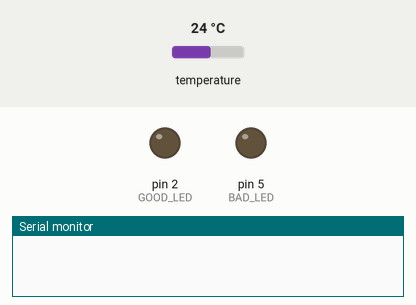
This sketch was run on a simulated Arduino Uno, built for the host (arithmetic inside an expression is 32-bit, double 64-bit). On the bench: output pins drawn as LEDs (lit = HIGH), the last lines printed to the serial monitor. The test bench sets the inputs (shaded band); at power-on: temperature 24 °C. WiFi joins after 1.5 s; servers stay silent unless stated; web services answer with replies made up by the test bench; pins used as bus, display or sensor lines are not drawn.

Above: at 15.2 s.
At 62.7 s:
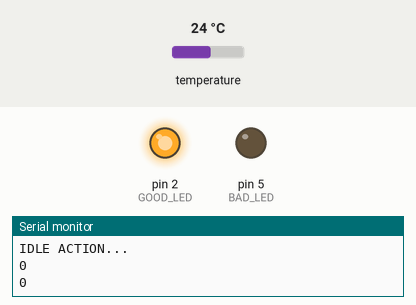
Timing chart, 0 to 73.7 s (numbered marks = the images above):
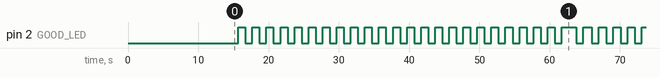

The sketch:

TempsensorFSM.ino
```cpp
/*

 WebClientFiniteStateMachine

 Author: Arduinomstr/eastc5
 Date: 15-01-2012
 Version: 2.2
 Changes:
 28-10-2011 Counters successes / failures increased in size
 31-12-2011 Updated to Arduino version 1.0
 15-01-2012 Increased size of success / failure variables
 			Increased time before reboot to survive power cuts
23-02-2015	eastc5 updated for thingspeak as pachube is pay now

 Web client implementing Finite State Machine model
 Samples sensor data, sends HTTP PUT request to thingspeak
 and displays response on serial monitor displaying
 current state using LED's

 Some Ethernet Shields don't initialise correctly on power up
 - fixed by bending Shield reset pin out of header and
 connecting to I/O pin on Arduino - provides hardware
 reset to the Shield

 Now uses DHCP and DNS to configure Ethernet

 Tested on:
 UNO with latest Atmega8U2 firmware update,
 DFRobot Ethernet Shield with reset fix,
 Arduino 1.0

 */
#include <SPI.h>
#include <Ethernet.h>
#include <OneWire.h>

// Thingspeak settings for your feed here...
#define thingSpeakAddress "api.thingspeak.com";
#define writeAPIKey "YOURAPIKEY";

// Ethernet stuff
byte mac[] = {
  0x90, 0xA2, 0xDA, 0x0D, 0x04, 0x21 };
EthernetClient client;

// Pachube update interval
#define UPDATE_INTERVAL 60000 // (every 60 seconds)

// States defined as I/O pins
#define STATE_IDLE 2 // Pin 2 IDLE
#define STATE_SAMPLING 3 // Pin 3 SAMPLING
#define STATE_CONNECTING 4 // Pin 4 CONNECTING
#define STATE_FAILING 5 // Pin 5 FAILING!!
#define STATE_RECEIVING 6 // Pin 6 RECEIVING
#define GOOD_LED 2      // Everythings normal LED
#define BAD_LED 5	// Problem LED

#define RESET 8 // Ethernet reset pin 8

// Events
#define EVENT_IDLE 2
#define EVENT_SAMPLE 3
#define EVENT_CONNECT 4
#define EVENT_FAIL 5
#define EVENT_RECEIVE 6
#define EVENT_RECOVER 7
#define EVENT_DISCONNECT 8

// OneWire Sensor stuff
#define ONEWIRE_BUS 7 // OneWire Bus pin 7
#define NUM_SENS 1 // Number of sensors

OneWire ds(ONEWIRE_BUS); // Construct OneWire bus

// 8 byte Sensor addresses obtained from OneWire example....
static byte sensors[NUM_SENS][8] = {
  0x28, 0x80, 0xB3, 0x49, 0x3, 0x0, 0x0, 0x62

    // Add more sensors here...
};

String pachube_str;	// Stores Pachube string

// Counters
unsigned long successes = 0; // Number of successful connections
unsigned long failures = 0; // Number of failed connections

// Initial state / event
byte state = STATE_IDLE;
byte event = EVENT_IDLE;

int flag = 0; // Problem indicator

/*******************************************************************/
/* SETUP                                                           */
/* Runs once to initialise I/O pins and Ethernet stuff             */
/*******************************************************************/
void setup() {
  // Setup I/O pins corresponding to states
  pinMode(GOOD_LED, OUTPUT);
  pinMode(BAD_LED, OUTPUT);
  pinMode(RESET, OUTPUT);

  delay(10000); // allow router to connect

  // Ethernet Shield reset fix
  /////////////////////////////////////////////////////////
  digitalWrite(RESET, LOW);	// Take reset line low
  delay(200);
  digitalWrite(RESET, HIGH); // Take reset line high again
  /////////////////////////////////////////////////////////
  // End of fix

  delay(2000);	// Allow Shield time to boot

  Serial.begin(9600);
  if (Ethernet.begin(mac) == 0){
    Serial.println("Failed to configure Ethernet using DHCP");
    flag = 1;
    show_state();
    while(true); // no point going on, do nothing forever
  }
  delay(1000);

} // End setup


/*******************************************************************/
/* MAIN LOOP                                                       */
/* Runs for ever - Displays system state before running FSM        */
/*******************************************************************/
void loop() {
  show_state();
  check_state();
  Serial.println(successes);
  Serial.println(failures);
} // End loop

/*******************************************************************/
/* FINITE STATE MACHINE                                            */
/* Implements the Finite State M/C - Checks current state and      */
/* event to determine next state transition followed by            */
/* corresponding action. Actions trigger next event and so on.     */
/* System waits a set interval before starting each cycle by       */
/* triggering SAMPLE events. If buffered data is available RECEIVE */
/* events occurs and data is read. Connection errors trigger FAIL  */
/* events which clean-up before returning to IDLE state to recover */
/* from network problems                                           */
/*******************************************************************/
void check_state() {
  switch( state )  {
  case STATE_IDLE:
    Serial.println("IDLE STATE...");
    switch( event ) {

    case EVENT_IDLE:
      Serial.println("IDLE EVENT...");
      state = STATE_IDLE;
      action_idle();
      break;

    case EVENT_SAMPLE:
      Serial.println("SAMPLE EVENT...");
      state = STATE_SAMPLING;
      action_sample();
      break;

    case EVENT_RECEIVE:
      Serial.println("RECEIVE EVENT...");
      state = STATE_RECEIVING;
      action_receive();
      break;
    }
    break; // End IDLE state

  case STATE_SAMPLING:
    Serial.println("SAMPLING STATE...");
    switch( event ) {
    case EVENT_CONNECT:
      Serial.println("CONNECT EVENT...");
      state = STATE_CONNECTING;
      action_connect();
      break;
    }
    break; // End SAMPLING state

  case STATE_CONNECTING:
    Serial.println("CONNECTING STATE...");
    switch( event ) {

    case EVENT_RECEIVE:
      Serial.println("RECEIVE EVENT...");
      state = STATE_RECEIVING;
      action_receive();
      break;

    case EVENT_FAIL:
      Serial.println("FAIL EVENT...");
      state = STATE_FAILING;
      action_fail();
      break;
    }
    break; // End CONNECTING state

  case STATE_FAILING:
    Serial.println("FAILING STATE...");
    switch( event ) {
    case EVENT_RECOVER:
      Serial.println("RECOVER EVENT...");
      state = STATE_IDLE;
      action_recover();
      break;
    }
    break; // End FAILING state

  case STATE_RECEIVING:
    Serial.println("RECEIVING STATE...");
    switch( event ) {
    case EVENT_DISCONNECT:
      Serial.println("DISCONNECT EVENT...");
      state = STATE_IDLE;
      action_disconnect();
      break;
    }
    break;  // End RECEIVING state

  } // End outer switch
} // End check_state

/*******************************************************************/
/* SHOW STATE                                                      */
/* Controls I/O pins according to current state                    */
/*******************************************************************/
void show_state() {
  if (!flag) {
    flashLED(GOOD_LED);
  }
  else {
    flashLED(BAD_LED);
  }
}

/*******************************************************************/
/* FLASH LED                                                       */
/* Flash given LED, tuning otherone off                            */
/*******************************************************************/
void flashLED(int LED){
    digitalWrite(BAD_LED, LOW);// everythings OK
    digitalWrite(GOOD_LED, LOW);
    delay(1000);
    digitalWrite(LED, HIGH);
    delay(1000);
}

/*
  WebClientFiniteStateMachine

  Author: Arduinomstr
  Date: 31-12-2011
  Version: 2.1

  Finite State Machine Actions
*/

  static unsigned long previousMillis = 0;

/*******************************************************************/
/* IDLE ACTION                                                     */
/* Keeps firing IDLE events unless either buffer has data when     */
/* RECEIVE events occur or interval has elapsed causing SAMPLE     */
/* events to fire                                                  */
/*******************************************************************/
void action_idle() {
  Serial.println("IDLE ACTION...");

  unsigned long currentMillis = millis();

  event = EVENT_IDLE; // Default

  // Check for millis overflow and reset
  if (currentMillis < previousMillis) previousMillis = 0;

  if (client.available()) {
    event = EVENT_RECEIVE;
  } else {
    // Delay for interval without blocking
    if(currentMillis - previousMillis > UPDATE_INTERVAL) {
      previousMillis = currentMillis;  // Update comparison
      event = EVENT_SAMPLE;
    }
  }
}

/*******************************************************************/
/* SAMPLE  ACTION                                                  */
/* Always fires CONNECT events - All sensor sampling goes in here  */
/*******************************************************************/
void action_sample() {
  Serial.println("SAMPLE ACTION...");
  event = EVENT_CONNECT; // Default

  sampleSensors(); // get readings and generate pachube string

}

/*******************************************************************/
/* CONNECT ACTION                                                  */
/* Fires FAIL events by default unless successful connection is    */
/* established with server when http PUT is requested sending      */
/* sensor readings - updates counter with each success before      */
/* firing RECEIVE events                                           */
/*******************************************************************/
void action_connect()
{
  Serial.println("CONNECT ACTION...");

  event = EVENT_FAIL; // Default

 /* if (client.connect("api.cosm.com", 80)) { // new connect method
    client.print("PUT /v2/feeds/"); // Construct PUT request
    client.print(PACHUBE_FEED_ID);
    client.println(".csv HTTP/1.1"); // Use csv format
    client.println("Host: api.cosm.com");
    client.print("X-ApiKey: ");
    client.println(PACHUBE_API_KEY);
    client.print("User-Agent: ");
    client.println(USERAGENT);
    client.print("Content-Length: ");
    client.println(pachube_str.length(), DEC); // Request length
    client.println("Content-Type: text/csv");
    client.println("Connection: close");
    client.println();
    client.print("sensor1,");
    client.println(pachube_str); // Add in temperature readings
    Serial.println("Connected...");
    flag = 0; // Everythings OK again
    successes++;  // Update success counter
    event = EVENT_RECEIVE;
    }

*/
if (client.connect("api.thingspeak.com", 80))
  {

    client.print("POST /update? HTTP/1.1\n");
    client.print("Host: api.thingspeak.com\n");
    client.print("Connection: close\n");
    client.print("X-THINGSPEAKAPIKEY: YOURAPIKEY \n");
    client.print("Content-Type: application/x-www-form-urlencoded\n");
    //client.print("Content-Length: ");
    //client.print(pachube_str.length());
    client.print("\n");

    //client.print("api_Key=YOURAPIKEY&");
    client.print("field1=");
    client.print(pachube_str);
    client.print("\n");

        Serial.println("Connected...");
    flag = 0; // Everythings OK again
    successes++;  // Update success counter
    event = EVENT_RECEIVE;
    }
}

/*******************************************************************/
/* FAIL ACTION                                                     */
/* Always fires RECOVER events                                     */
/* Clears buffer and disconnects client on system failure and      */
/* updates failure counter                                         */
/*******************************************************************/
void action_fail() {
  Serial.println("FAIL ACTION...");

  event = EVENT_RECOVER; // Default

  if (client.connected()) {
    Serial.println("Failed, still connected...");
  } else Serial.println("Failed to connect...");
  flag = 1; // Problems
  failures++; // Update failure counter
  client.flush();
  client.stop();
}

/*******************************************************************/
/* RECOVER ACTION                                                  */
/* Always just fires IDLE events - supports separate FAILING state */
/*******************************************************************/
void action_recover() {
  Serial.println("RECOVER ACTION...");

  event = EVENT_IDLE; // Default

  // Do nothing
}

/*******************************************************************/
/* RECEIVE ACTION                                                  */
/* Always fires DISCONNECT events                                  */
/* Reads data until buffer empties - outputs response to serial    */
/* monitor for debugging                                           */
/*******************************************************************/
void action_receive() {
  Serial.println("RECEIVE ACTION...");

  event = EVENT_DISCONNECT; // Default

  while (client.available()){
    char c = client.read();
    Serial.print(c);
  }
}

/*******************************************************************/
/* DISCONNECT ACTION                                               */
/* Always fires IDLE events                                        */
/* Disconnects client when connection closes on completion of http */
/* response                                                        */
/* Note - client is considered connected if connection has been    */
/* closed but there is still unread data in buffer.                */
/*******************************************************************/
void action_disconnect() {
  Serial.println("DISCONNECT ACTION...");

  event = EVENT_IDLE;

  if (!client.connected()) {
    client.stop();
    Serial.println("Disconnected...");
  } else Serial.println("Still connected...");
}

/*
  WebClientFiniteStateMachine

 Author: Arduinomstr
 Date: 31-12-2011
 Version: 2.1

 Sensor helper functions
 */

/*******************************************************************/
/* GET CELSIUS TEMPERATURE                                                 */
/* Helper function - reads sensor at given address and returns     */
/* temperature in Degrees Celsius as float                         */
/*******************************************************************/
float getCTemp(byte address[8]){
  float celsius = -100.0; // (-148.0 F) Error condition
  byte present = 0;
  byte type_s;
  byte data[12];

  Serial.print("  ROM =");
  for( byte i = 0; i < 8; i++) {
    Serial.write(' ');
    Serial.print(address[i], HEX);
  }

  if (OneWire::crc8(address, 7) != address[7]) {
    Serial.println("CRC is not valid!");
    return celsius;
  }
  Serial.println();

  // the first ROM byte indicates which chip
  switch (address[0]) {
  case 0x10:
    Serial.println("  Chip = DS18S20");  // or old DS1820
    type_s = 1;
    break;
  case 0x28:
    Serial.println("  Chip = DS18B20");
    type_s = 0;
    break;
  case 0x22:
    Serial.println("  Chip = DS1822");
    type_s = 0;
    break;
  default:
    Serial.println("Device is not a DS18x20 family device.");
    return celsius;
  }

  ds.reset();
  ds.select(address);
  ds.write(0x44,1);         // start conversion, with parasite power on at the end

  delay(1000);     // maybe 750ms is enough, maybe not
  // we might do a ds.depower() here, but the reset will take care of it.

  present = ds.reset();
  ds.select(address);
  ds.write(0xBE);         // Read Scratchpad

  Serial.print("  Data = ");
  Serial.print(present,HEX);
  Serial.print(" ");
  for (byte i = 0; i < 9; i++) {           // we need 9 bytes
    data[i] = ds.read();
    Serial.print(data[i], HEX);
    Serial.print(" ");
  }
  Serial.print(" CRC=");
  Serial.print(OneWire::crc8(data, 8), HEX);
  Serial.println();

  // convert the data to actual temperature

  unsigned int raw = (data[1] << 8) | data[0];
  if (type_s) {
    raw = raw << 3; // 9 bit resolution default
    if (data[7] == 0x10) {
      // count remain gives full 12 bit resolution
      raw = (raw & 0xFFF0) + 12 - data[6];
    }
  }
  else {
    byte cfg = (data[4] & 0x60);
    if (cfg == 0x00) raw = raw << 3;  // 9 bit resolution, 93.75 ms
    else if (cfg == 0x20) raw = raw << 2; // 10 bit res, 187.5 ms
    else if (cfg == 0x40) raw = raw << 1; // 11 bit res, 375 ms
    // default is 12 bit resolution, 750 ms conversion time
  }
  celsius = (float)raw / 16.0;

  if (celsius > 1000.0) { //Error condition
    celsius = -100.0;
  }
  return celsius;
}


/*******************************************************************/
/* sampleSensors                                                   */
/* Helper function - samples sensors and builds pachube string     */
/*******************************************************************/
void sampleSensors() {
  // Do sampling here . . .
  pachube_str = ""; // reset string
  for(byte i = 0; i < NUM_SENS; i++) {
    char strbuff[10];
    float temp = getCTemp(sensors[i]);
    dtostrf (temp, 3, 2, strbuff); // Read sensors
    Serial.println(strbuff);

    pachube_str += String(strbuff);
    //pachube_str += ",";
  }
  //pachube_str += (successes + 1);	// Append successful attempts
  //pachube_str += ",";
  //pachube_str += failures;	// Append failed attempts
  Serial.println(pachube_str.length(), DEC); // Request length
  Serial.println(pachube_str); // Print data string
}
```

Measured:
- by itself, pin 2 (GOOD_LED): moves between LOW and HIGH, repeating every 45.4 s
- by itself, everything shown: repeats every 45.4 s, in 44 steps
